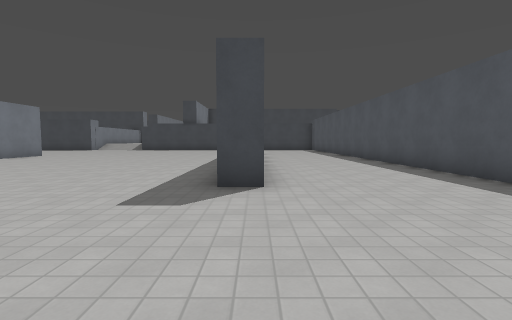
[1] (above)

24 first-person views from a walk through a 3-D level made in the Godot game engine. The camera is 1.4 m above the floor, tilts 4° down and sees 85° across. The floor is counted in squares, 2 m on a side. Each view is taken from the middle of a square. On the plan, view 1 faces up. The plan holds only what a view shows up to about 9 squares ahead; the rest is blank. Surface patterns are stand-ins for the level's own textures.

[2]
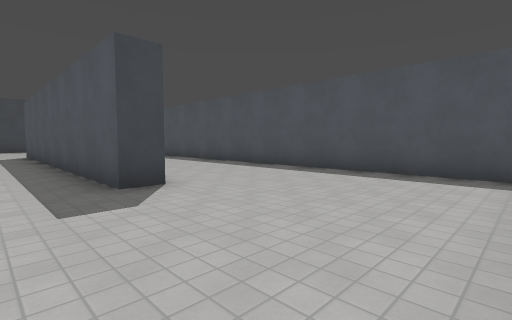

[3]
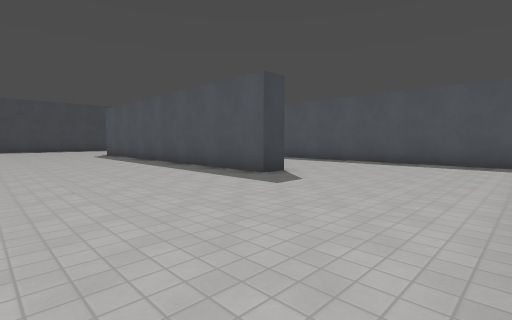

[4]
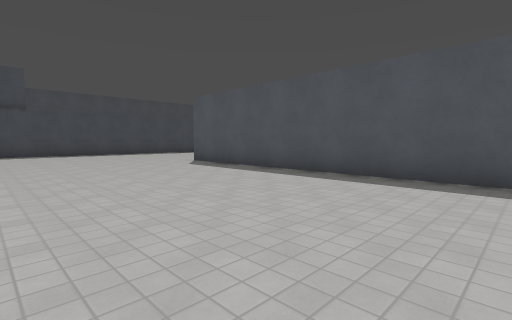

[5]
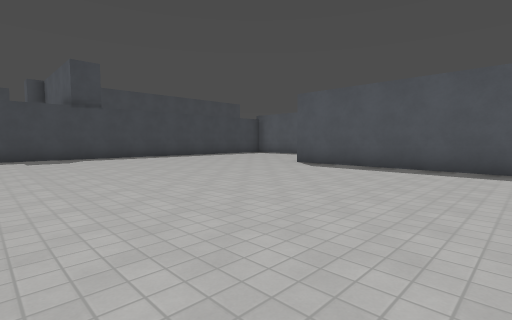

[6]
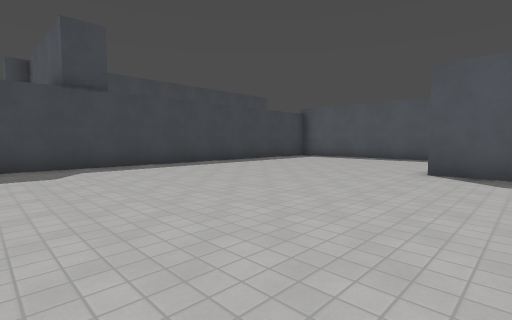

[7]
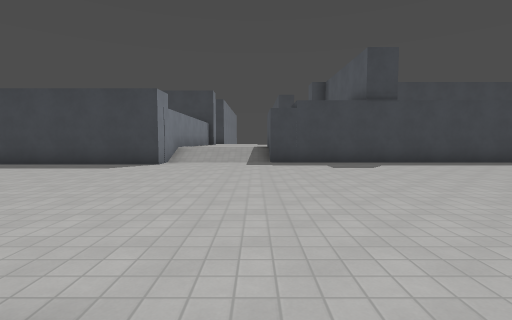

[8]
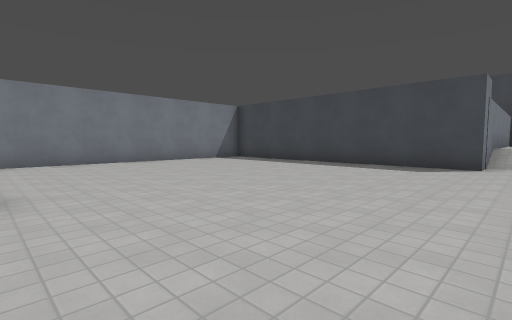

[9]
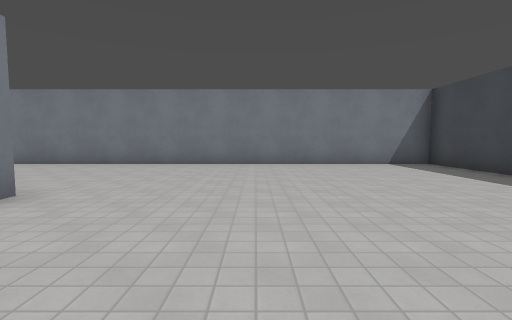

[10]
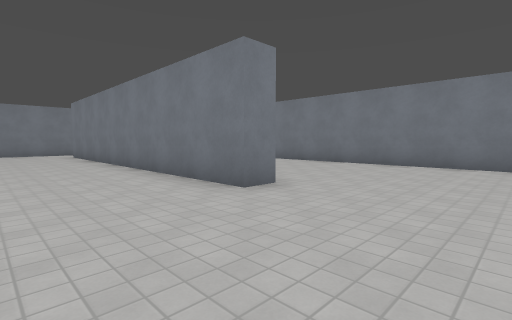

[11]
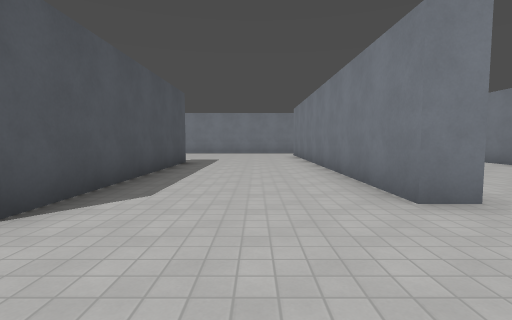

[12]
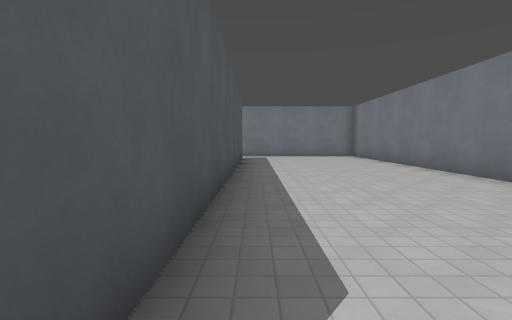

[13]
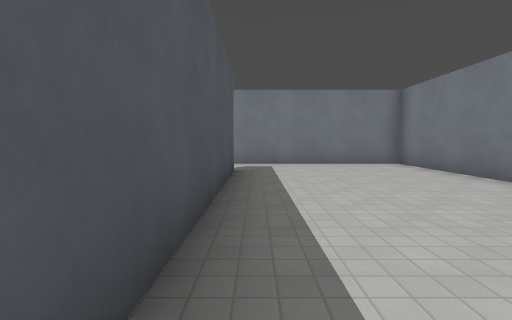

[14]
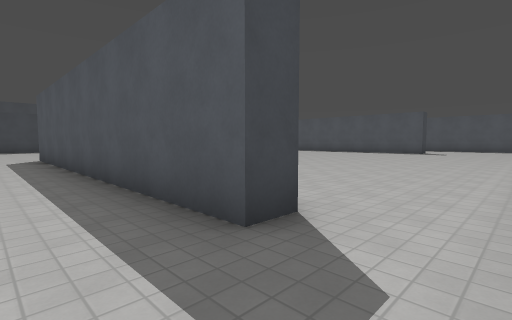

[15]
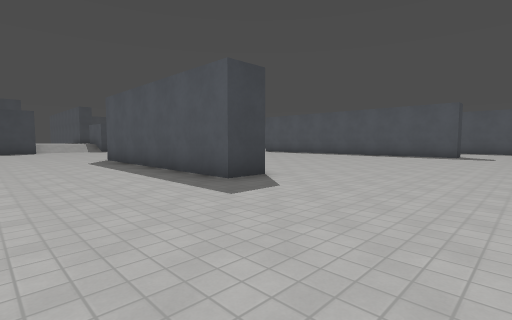

[16]
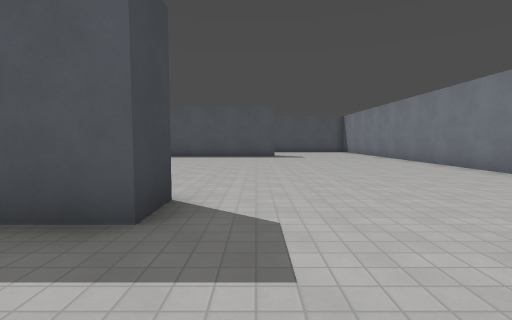

[17]
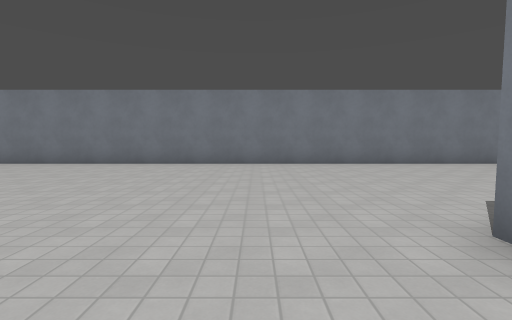

[18]
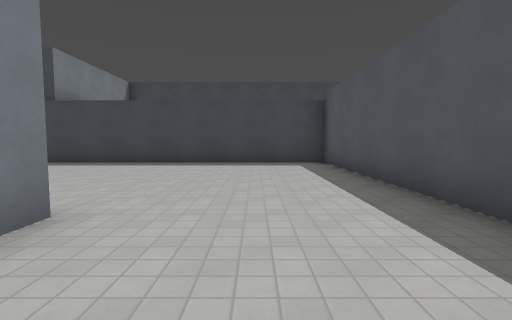

[19]
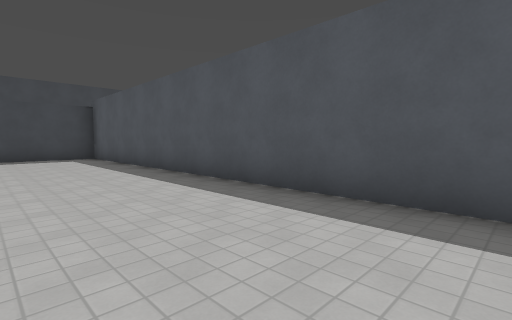

[20]
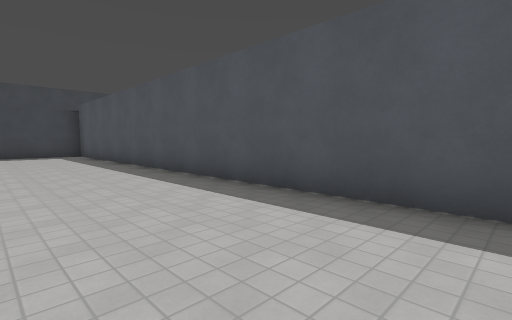

[21]
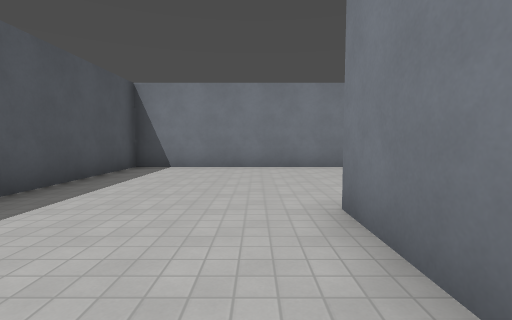

[22]
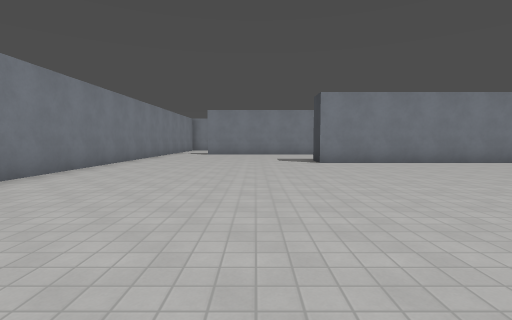

[23]
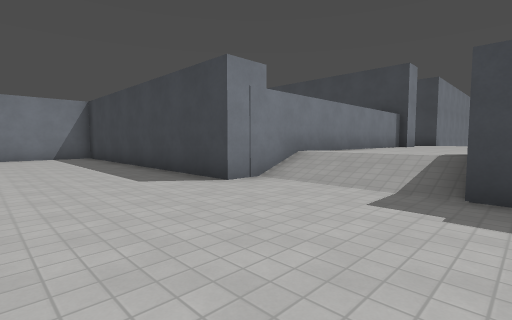

[24]
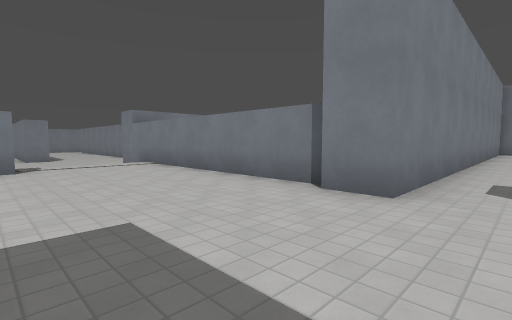

### Floor plan
Key: @ floor where view 1 was taken; # wall or solid block; . main floor; : floor 1 m higher than the main floor; / step, stairs or slope.
Columns run from 21 left of view 1 to 5 right of it. Each row starts with its distance up from view 1.
 31     ::::::::::
 30  :::::::::::::
 29  #########::::
 28          #::::
 27          #::::
 26          #::::
 25          #::::
 24          #::::
 23          #:::#
 22          #///#
 21 ##########///##############
 20 #.........................#
 19 #.........................#
 18 #.........................#
 17 #.........................#
 16 #.........................#
 15 #.........................#
 14 #....................#....#
 13 #....................#....#
 12 #..........#.........#....#
 11 #.....#....#.........#....#
 10 #.....#....#.........#....#
  9 #.....#....#.........#....#
  8 #.....#....#.........#....#
  7 #.....#....#.........#....#
  6 #.....#....#.........#....#
  5 #.....#..............#....#
  4 #.....#...................#
  3 #.....#...................#
  2 #.....#...................#
  1 #.........................#
  0 #....................@....#
 -1 ###########################

Where each view was taken, in squares from view 1:
view 1: 0 up, 0 right, facing up
view 2: 0 up, 2 left, facing up-right
view 3: 0 up, 5 left, facing up-right
view 4: 6 up, 6 left, facing up-right
view 5: 9 up, 8 left, facing up-right
view 6: 13 up, 7 left, facing up-right
view 7: 12 up, 9 left, facing up
view 8: 12 up, 11 left, facing up-left
view 9: 15 up, 12 left, facing left
view 10: 15 up, 12 left, facing down-left
view 11: 15 up, 13 left, facing down
view 12: 12 up, 16 left, facing down
view 13: 8 up, 16 left, facing down
view 14: 0 up, 17 left, facing up-right
view 15: 2 up, 14 left, facing up-right
view 16: 5 up, 13 left, facing right
view 17: 8 up, 8 left, facing down
view 18: 12 up, 2 right, facing up
view 19: 9 up, 1 right, facing up-right
view 20: 7 up, 1 right, facing up-right
view 21: 7 up, 1 right, facing down
view 22: 4 up, 1 left, facing left
view 23: 17 up, 8 left, facing up-left
view 24: 31 up, 8 left, facing down-left
